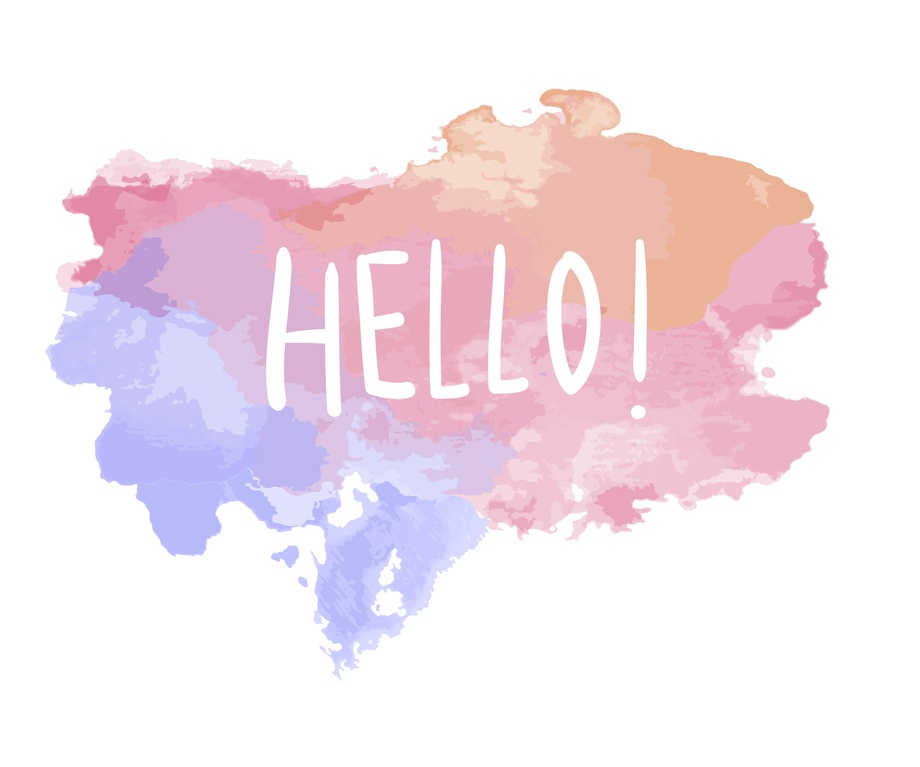
#> input picture 3/task1/hello.jpg, 920 x 767 px, shrunk from 5001 x 4167 before the run, found by its file name
$ python histogram.py
#> lines starting #> are read from the running program, lines starting #| are printed output that depends on the picture
from PIL import Image
import numpy as np
import matplotlib.pyplot as plt

# Load an image
image_path = '3\\task1\hello.jpg'
image = Image.open(image_path)
#> image is the input picture: PIL image 920x767 RGB; mean R, G, B 243.9, 229.9, 237.4

# Convert the image to a NumPy array
image_np = np.array(image)

# Separate the color channels
r_channel = image_np[:, :, 0]
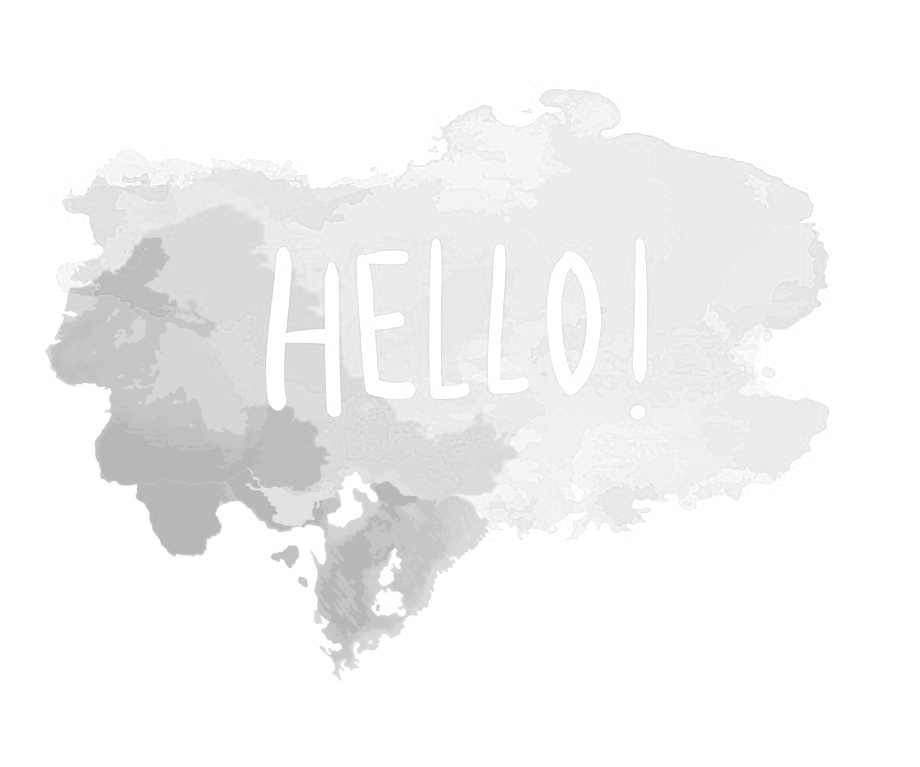
#> r_channel: shape (767, 920); min 175, max 255, mean 243.9
g_channel = image_np[:, :, 1]
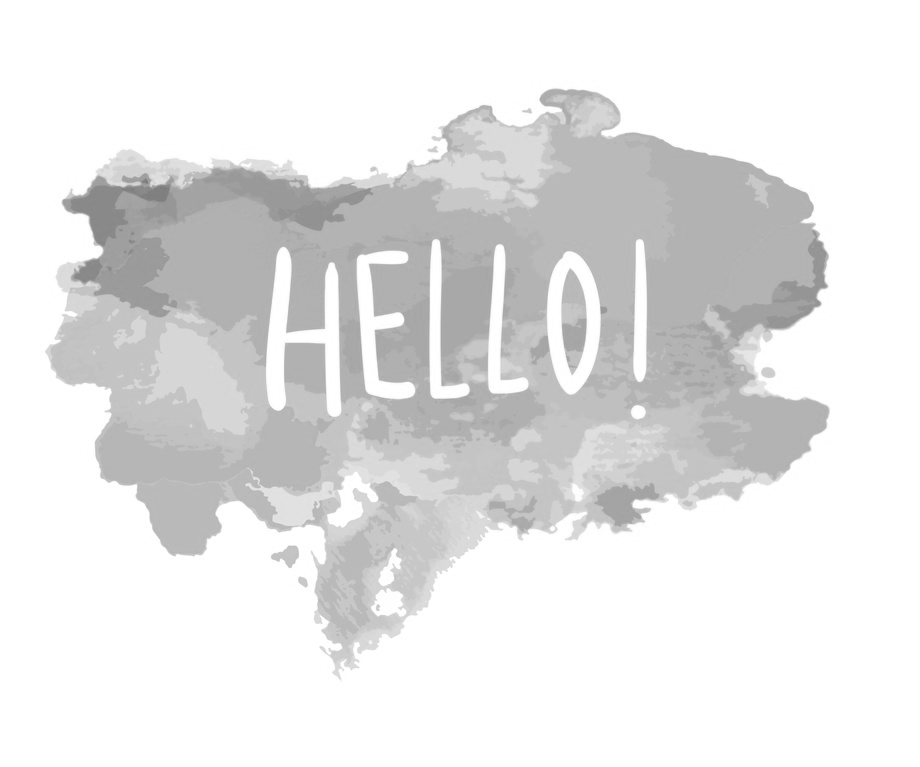
#> g_channel: shape (767, 920); min 124, max 255, mean 229.9
b_channel = image_np[:, :, 2]
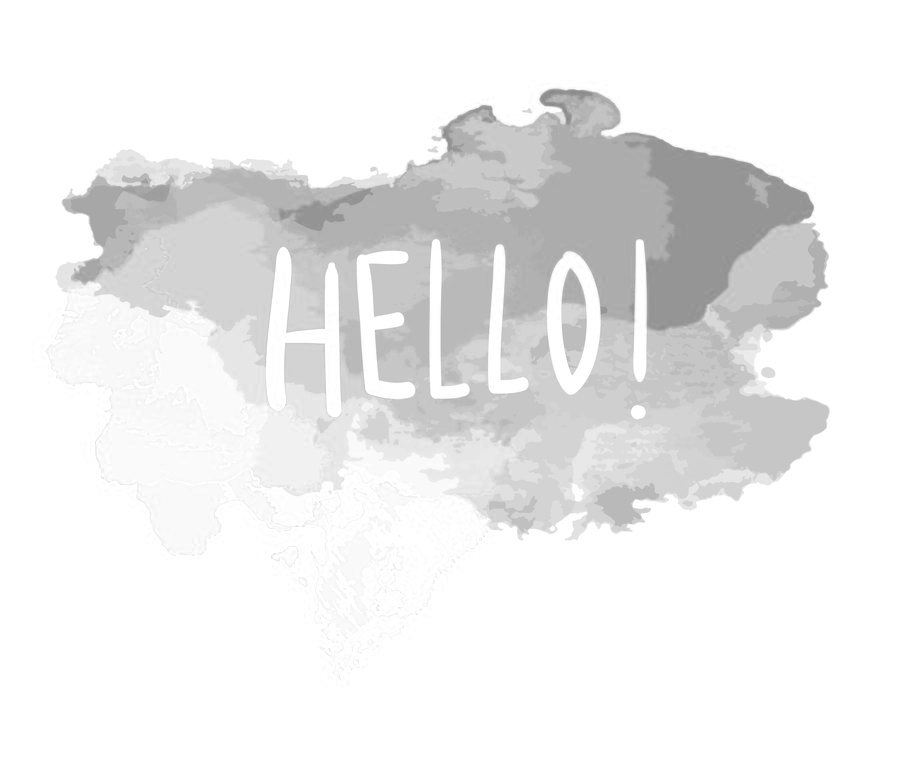
#> b_channel: shape (767, 920); min 136, max 255, mean 237.4

# Calculate histograms for each channel
r_hist, r_bins = np.histogram(r_channel.flatten(), bins=256, range=[0, 256])
#> r_hist = 256 values, max 429113 at index 255, min 0 at index 0, mean 2756.4; r_bins = 257 values from 0 to 256
g_hist, g_bins = np.histogram(g_channel.flatten(), bins=256, range=[0, 256])
#> g_hist = 256 values, max 421882 at index 255, min 0 at index 0, mean 2756.4; g_bins = 257 values from 0 to 256
b_hist, b_bins = np.histogram(b_channel.flatten(), bins=256, range=[0, 256])
#> b_hist = 256 values, max 437974 at index 255, min 0 at index 0, mean 2756.4; b_bins = 257 values from 0 to 256

# Plot histograms
plt.figure(figsize=(10, 4))

# Red channel histogram
plt.subplot(131)
plt.plot(r_bins[:-1], r_hist, color='red')
plt.title('Red Channel')
plt.xlim([0, 256])

# Green channel histogram
plt.subplot(132)
plt.plot(g_bins[:-1], g_hist, color='green')
plt.title('Green Channel')
plt.xlim([0, 256])

# Blue channel histogram
plt.subplot(133)
plt.plot(b_bins[:-1], b_hist, color='blue')
plt.title('Blue Channel')
plt.xlim([0, 256])

plt.tight_layout()
plt.show()
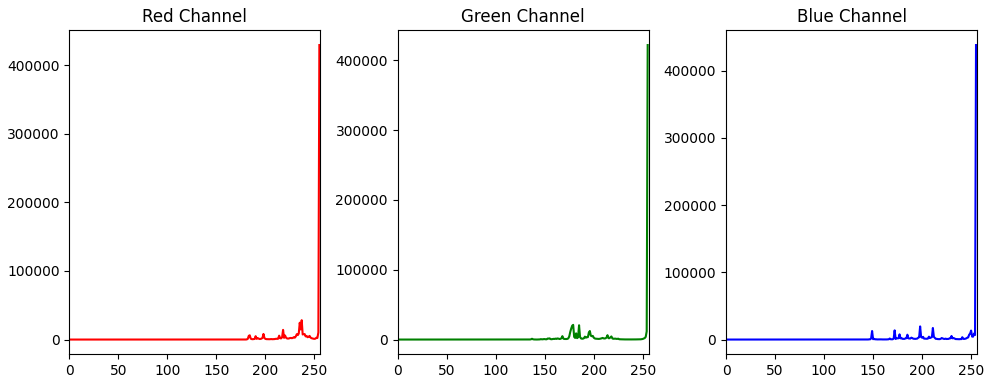
#> figure drawn by matplotlib, 3 panels; panel 1: curve peaks at x = 255, y = 429113; panel 2: curve peaks at x = 255, y = 421882; panel 3: curve peaks at x = 255, y = 437974
